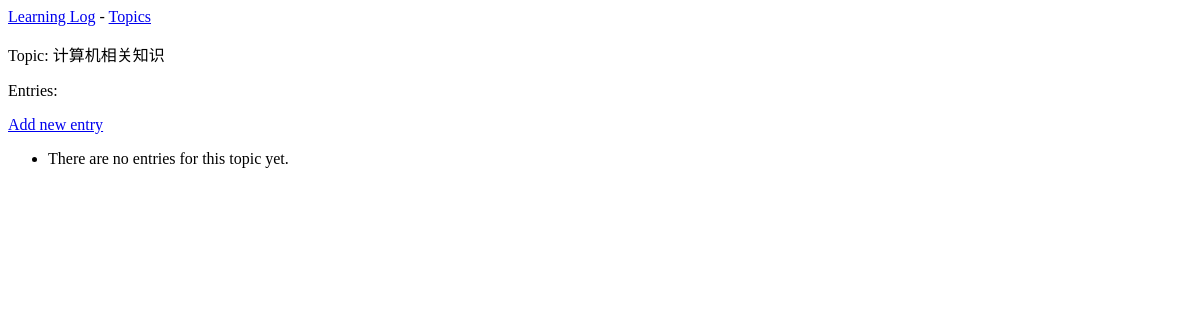
Before: /topics/3/ with the older database file.
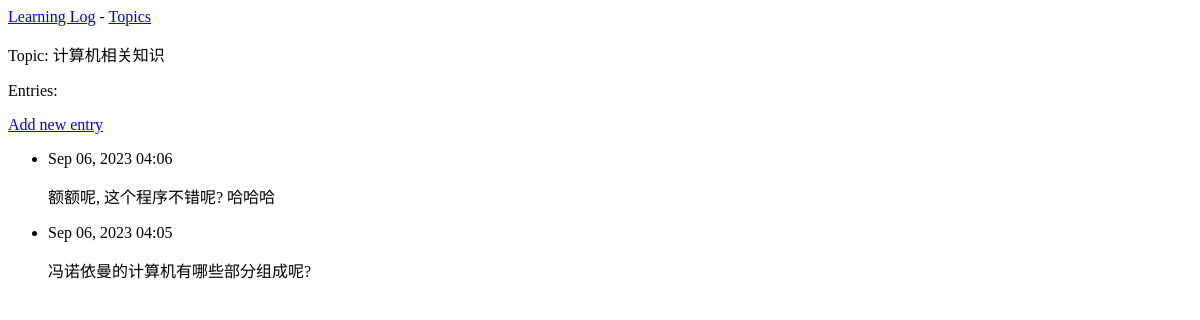
After: the same page with the newer database file.
### learning_logs/models.py (models this page shows, shortened)
class Topic(models.Model):
    text = models.CharField(max_length=200)
    date_added = models.DateTimeField(auto_now_add=True)
    def __str__(self):
        return self.text

class Entry(models.Model):
    topic = models.ForeignKey(Topic, on_delete=models.CASCADE)
    text = models.TextField()
    date_added = models.DateTimeField(auto_now_add=True)
    class Meta:
        verbose_name_plural = 'entries'

### learning_logs/views.py (the view)
# urls.py: path('topics/<int:topic_id>/', views.topic, name='topic'),
def topic(request, topic_id):
    topic = Topic.objects.get(id=topic_id)
    entries = topic.entry_set.order_by('-date_added')
    context = {'topic': topic, 'entries': entries}
    return render(request, 'learning_logs/topic.html', context)

### learning_logs/templates/learning_logs/topic.html
{% extends 'learning_logs/base.html' %}
{% block content %}
    <p>Topic: {{ topic }}</p>
    <p>Entries:</p>
    <p>
        <a href="{% url 'learning_logs:new_entry' topic.id %}">Add new entry</a>
    </p>
    <ul>
        {% for entry in entries %}
            <li>
                <p>{{ entry.date_added|date:'M d, Y H:i' }}</p>
                <p>{{ entry.text|linebreaks }}</p>
            </li>
        {% empty %}
            <li>There are no entries for this topic yet.</li>
        {% endfor %}
    </ul>
{% endblock content %}

### learning_logs/templates/learning_logs/base.html
<p>
    <a href="{% url 'learning_logs:index' %}">Learning Log</a> -
    <a href="{% url 'learning_logs:topics' %}">Topics</a>
</p>
{% block content %}{% endblock content %}

Changed rows visible on the page:
added Entry: date_added "Sep 06, 2023 04:06", text "额额呢, 这个程序不错呢? 哈哈哈"
added Entry: date_added "Sep 06, 2023 04:05", text "冯诺依曼的计算机有哪些部分组成呢?"
Other visible differences:
text no longer shown: "There are no entries for this topic yet."
